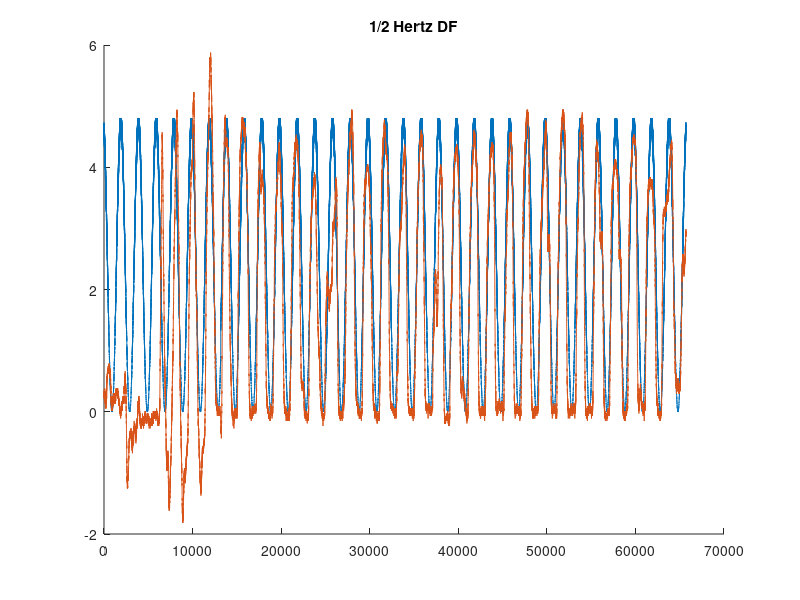
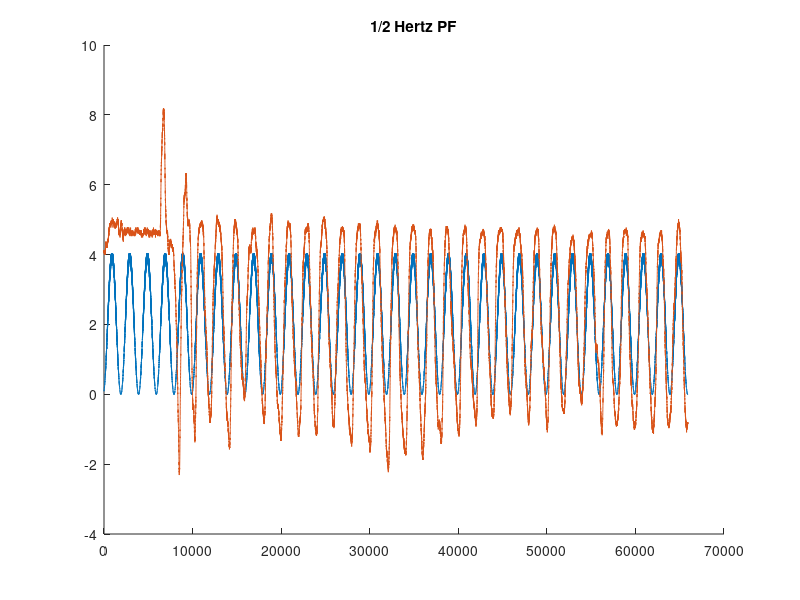

The MATLAB source for these figures, in order:
%% Patient 7 -- 1/2 Hz, initial data loading

clear;
clc;

P7mvcDF = load('Patient7_MVC_DF.txt'); % Loading Pat7 MVC DF data
P7mvcPF = load('Patient7_MVC_PF.txt'); % Loading Pat 7 MVC PF data

P7halfDF = load('PatNo7_VR_AnklePosNeutral_DF_0-50Hz.txt'); % patient-hz-DF or PF
P7halfPF = load('PatNo7_VR_AnklePosNeutral_PF_0-50Hz.txt');
P7halfDFPF = load('PatNo7_VR_AnklePosNeutral_DFPF_0-50Hz.txt');

%% Calling reference and measured vectors

mvcDF_measured = P7mvcDF(:,1); % calling DF MVC data for Pat7
mvcPF_measured = P7mvcPF(:,1); % calling PF MVC data for Pat8

P7halfDF_m = P7halfDF(:,1); % column 1 is measured
P7halfDF_ref = P7halfDF(:,2); % column 2 is reference
P7halfPF_m = P7halfPF(:,1);
P7halfPF_ref = P7halfPF(:,2);
P7halfDFPF_m = P7halfDFPF(:,1);
P7halfDFPF_ref = P7halfDFPF(:,2);

%% Determining zero level

zerolvlhalfDF = min(P7halfDF_m(1:4500));
P7halfDF_m = P7halfDF_m - zerolvlhalfDF;

zerolvlhalfPF = min(P7halfPF_m(1:4500));
P7halfPF_m = P7halfPF_m - zerolvlhalfPF;

zerolvlhalfDFPF = min(P7halfDFPF_m(1:4500));
P7halfDFPF_m = P7halfDFPF_m - zerolvlhalfDFPF;

%% Zero level DF

zerolevel1DF = round(mean(mvcDF_measured(1:4500)));
mvcDF1 = max(mvcDF_measured(5500:9500)) - zerolevel1DF;
zerolevel2DF = round(mean(mvcDF_measured(10500:24500)));
mvcDF2 = max(mvcDF_measured(25500:29500)) - zerolevel2DF;
zerolevel3DF = round(mean(mvcDF_measured(30500:44500)));
mvcDF3 = max(mvcDF_measured(45550:end)) - zerolevel3DF;

%% Zero level PF

zerolevel1PF = round(mean(mvcPF_measured(1:4500)));
mvcPF1 = min(mvcPF_measured(5500:9500)) - zerolevel1PF;
zerolevel2PF = round(mean(mvcPF_measured(10500:24500)));
mvcPF2 = min(mvcPF_measured(25500:29500)) - zerolevel2PF;
zerolevel3PF = round(mean(mvcPF_measured(30500:44500)));
mvcPF3 = min(mvcPF_measured(45550:end)) - zerolevel3PF;

%% Zero level DFPF


%% Plotting

serial2lbs_bipolar = 125/2048;
lbs2NmAt15cm = 4.448*.15;

mvcDF_serial = max([mvcDF1, mvcDF2, mvcDF3]);
mvcDF_Nm = abs(mvcDF_serial)*serial2lbs_bipolar*lbs2NmAt15cm;

mvcPF_serial = min([mvcPF1, mvcPF2, mvcPF3]);
mvcPF_Nm = abs(mvcPF_serial)*serial2lbs_bipolar*lbs2NmAt15cm;

refsigserial2NmDF = mvcDF_Nm/4096*0.2;
refsigserial2NmPF = mvcPF_Nm/4096*0.2;

clear figures;
figure(1)
title('1/2 Hertz DF');
hold on;
plot(P7halfDF_ref*refsigserial2NmDF);
plot(P7halfDF_m*serial2lbs_bipolar*lbs2NmAt15cm-1.25); % minus 1.25 fudge factor??
hold off;

figure(2)
title('1/2 Hertz PF');
hold on;
plot(P7halfPF_ref*refsigserial2NmPF);
plot(P7halfPF_m*serial2lbs_bipolar*lbs2NmAt15cm+4); % plus 4 fudge factor??
hold off;





